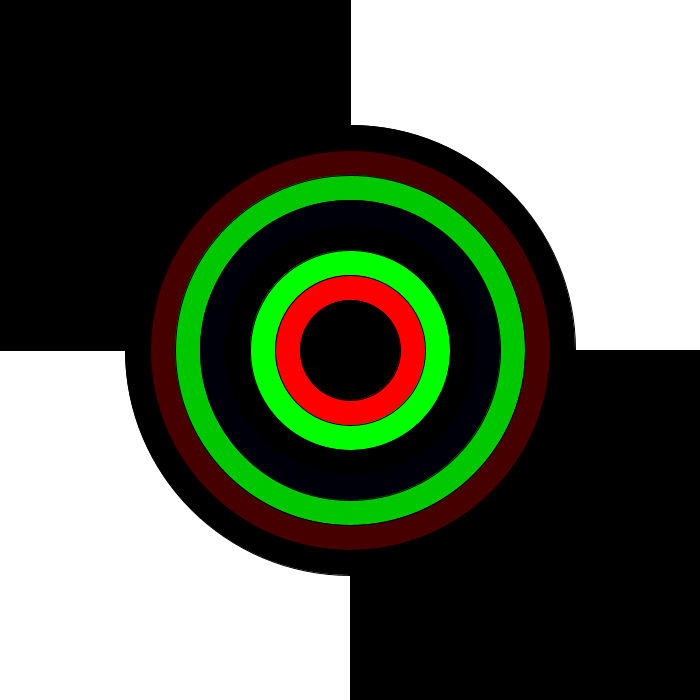
Frame 1 (no input)
Frame 60 (the mouse pressed at the canvas centre just before this capture): identical to frame 1, image omitted
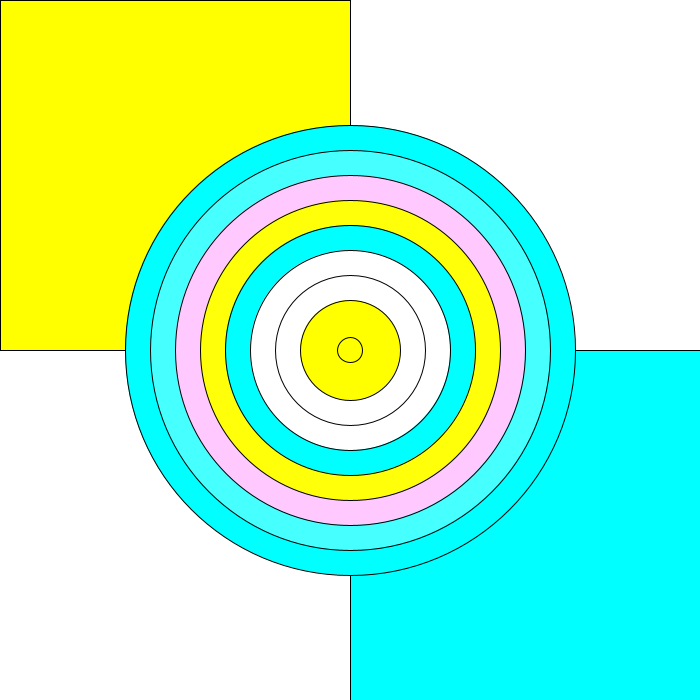
Frame 120 (the mouse held since frame 60 and released just before this capture)

The Processing sketch that drew these frames (run headless with seeded random() and noise(); from frame 60 on, the mouse is pressed at the canvas centre):

// Processing sketch: processing_105036
// ── processing_105036.pde

void setup() {
  size(700, 700);
}

void draw() {

  background(255);
  fill(255,0,0);
  
  fill (100,0,0); 
  fill (100+mouseX, 20+mouseY,250);
  fill (mouseX,mouseY, 0);
  rect(0,0, 350,350);
  fill (0,mouseX,mouseY);
  rect (350, 350, 350,350);
  ellipse (350,350, 450, 450);
  fill (70,mouseY,mouseX);
  ellipse (350,350, 400,400);
  fill (mouseX,200,mouseY);
  ellipse (350,350, 350,350);
  fill(mouseY,mouseX,10);
  ellipse (350,350, 300,300);
  fill (0, mouseY, mouseX);
  ellipse(350,350,250,250);
  fill (mouseX,255,mouseY);
  ellipse ( 350, 350, 200, 200);
  fill (255, mouseX, mouseY);
  ellipse ( 350, 350, 150, 150);
  fill ( mouseY, mouseX, 0); //
  ellipse(350, 350, 100, 100);
  
  ellipse(mouseX, mouseY, 25, 25);
  
}
